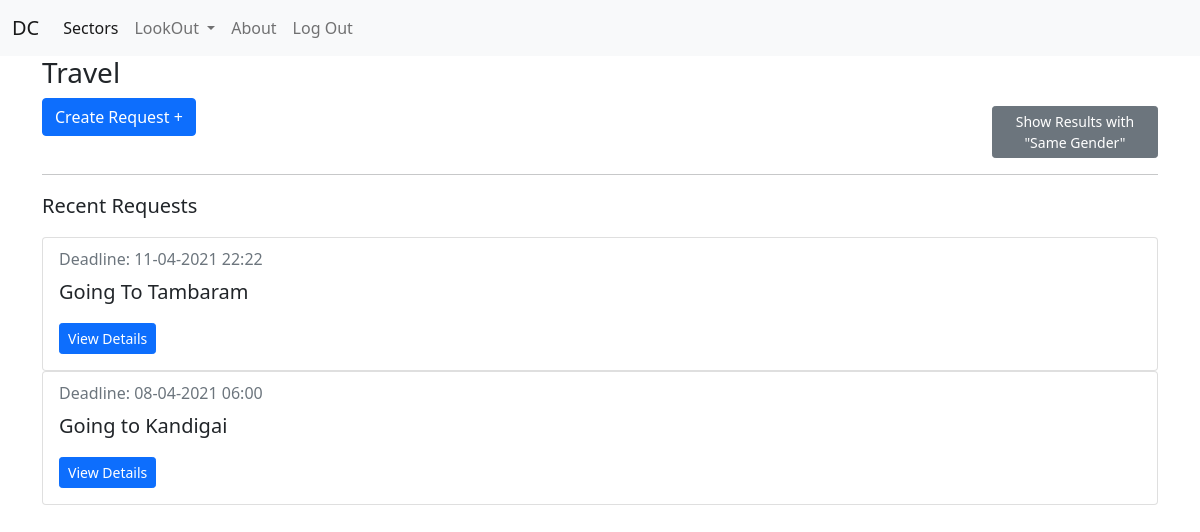
The page /sector/1/0/ (signed in) on the database as committed earlier.
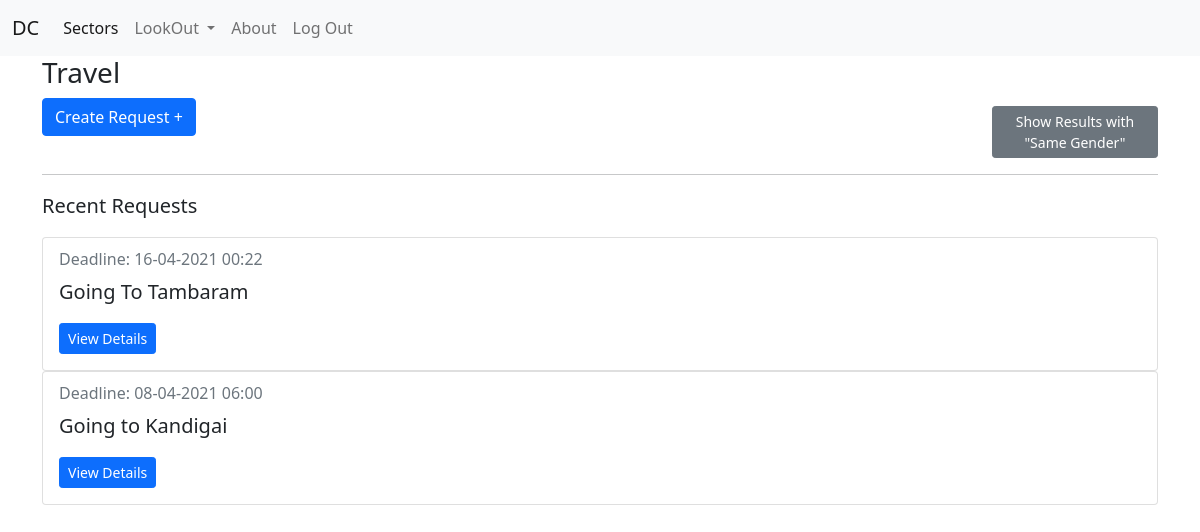
The same page on the database as committed later.
### connect/models.py (models this page shows, shortened)
class Request(models.Model):
    requester = models.ForeignKey(User,on_delete=models.CASCADE,blank=True,related_name='req')
    sector = models.ForeignKey(SectorField,on_delete=models.CASCADE,related_name='reqsec')
    genre = models.CharField(max_length=56,null=True,blank=True)
    subject = models.CharField(max_length=128)
    content = models.TextField()
    match_with_same_gender = models.BooleanField(default=False)
    deadline = models.DateTimeField()
    is_first_year_req = models.BooleanField(default=False)
    created_at = models.DateTimeField(auto_now_add=True)
    deleted = models.BooleanField(default=False)
    pending = models.BooleanField(default=True)
    class Meta:
        ordering = ['-created_at']

### connect/views.py (the view)
# urls.py: path('sector/<int:id>/<int:type_>/',views.DisplayRequest.as_view(),name='display-request'),
class DisplayRequest(LoginRequiredMixin,View):
    def get(self,request,id,type_,*args,**kwargs):
        sector = get_object_or_404(SectorField,pk=id)
        if request.user.info.year == 1:
            requests_ = Request.objects.filter(sector=sector,is_first_year_req = True,deleted=False,pending=True)
        else:
            requests_ = Request.objects.filter(sector=sector,is_first_year_req = False,deleted=False,pending=True)
        final_requests =  []
        for i in requests_:
            if(i.match_with_same_gender):
                if(request.user.info.gender == i.requester.info.gender):
                    final_requests.append(i)
            elif(type_ == 1):
                if(request.user.info.gender == i.requester.info.gender):
                    final_requests.append(i)
            else:
                final_requests.append(i)
        data = {
            'sector':sector,
            'requests':final_requests,
            'type_':type_,
        }
        return render(request,'connect/sector-detail.html',context=data)

### connect/templates/connect/sector-detail.html (shortened to what this page needs)
{% extends 'base.html' %}
{% block content %}
<h3>{{sector.name}}</h3>
<div class="row">
    <div class="col-lg-10 col-sm-12">
        <a class="btn btn-primary" href="{% url 'connect:create-request' sector.id %}">Create Request +</a>
    </div>
    <div class="col-lg-2 col-sm-12 mt-2">
        {% if type_ == 0 %}
            <a class="btn btn-secondary btn-sm" href="{% url 'connect:display-request' sector.id 1 %}">Show Results with "Same Gender"</a>
        {% else %}
            <a class="btn btn-secondary btn-sm" href="{% url 'connect:display-request' sector.id 0 %}">Show Original Results</a>
        {% endif %}
    </div>
</div>
<hr>
<div>
    <p class="lead">Recent Requests</p>
    {% for req in requests %}
        <div class="card">
            <div class="card-body">
                <h6 class="card-subtitle mb-2 text-muted">Deadline: {{req.deadline | date:'d-m-Y H:i'}}</h6>
                <p class="card-text lead">{{req.subject}}</p>
                <a class="btn btn-primary btn-sm" href="{% url 'connect:detail-request' req.id %}">View Details</a>
            </div>
        </div>
    {% empty %}
        <p>No Recent Requests :(</p>
    {% endfor %}
</div>
{% endblock %}

Rows that differ between the two databases and show on the page:
no longer on this page (row edited): Request: deadline "11-04-2021 22:22", subject "Going To Tambaram"
added Request: deadline "16-04-2021 00:22", subject "Going To Tambaram"
